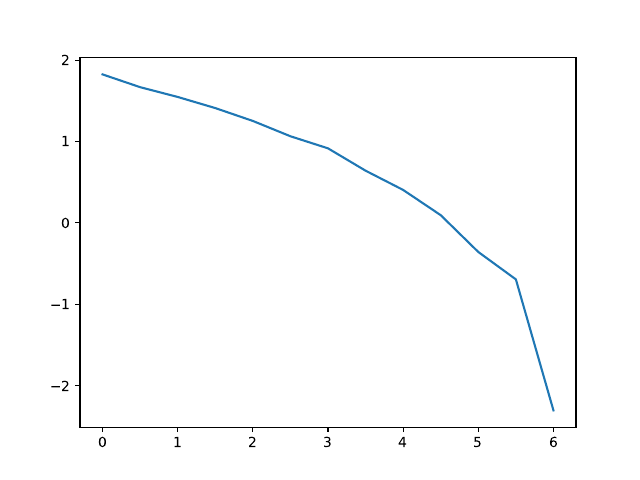

The script that saved this image:
import numpy as np
import matplotlib.pyplot as plt

t, U = np.genfromtxt('Uct.txt', unpack = True)
U += 3.1
lnu = np.log(U)

plt.plot(t, lnu)
#plt.yscale('log')
plt.savefig('uct.pdf')
print(lnu)

